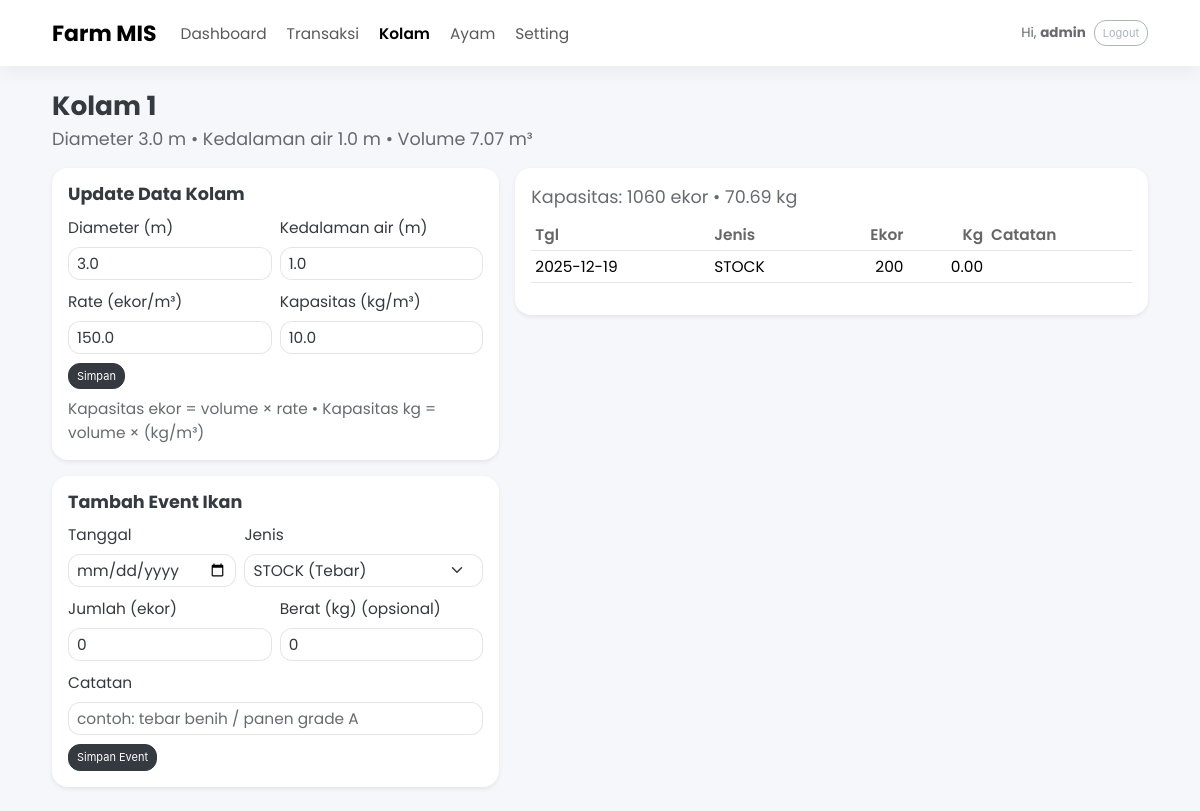
The app's page /ponds/1 (signed in) with its own data.
### app.py (models this page shows, shortened)
class User(UserMixin, db.Model):
    id = db.Column(db.Integer, primary_key=True)
    username = db.Column(db.String(80), unique=True, nullable=False)
    password_hash = db.Column(db.String(255), nullable=False)
    role = db.Column(db.String(20), default="admin")

class Pond(db.Model):
    id = db.Column(db.Integer, primary_key=True)
    name = db.Column(db.String(80), nullable=False)
    shape = db.Column(db.String(20), default="circular")  # circular
    diameter_m = db.Column(db.Float, default=3.0)
    water_depth_m = db.Column(db.Float, default=1.0)
    stocking_rate_fish_per_m3 = db.Column(db.Float, default=150.0)   # ekor / m³
    biomass_capacity_kg_per_m3 = db.Column(db.Float, default=10.0)   # kg / m³
    def volume_m3(self) -> float:
        r = (self.diameter_m or 0) / 2.0
        h = (self.water_depth_m or 0)
        return math.pi * (r ** 2) * h
    def capacity_fish_count(self) -> int:
        return int(round(self.volume_m3() * (self.stocking_rate_fish_per_m3 or 0)))
    def capacity_biomass_kg(self) -> float:
        return float(self.volume_m3() * (self.biomass_capacity_kg_per_m3 or 0))

class FishEvent(db.Model):
    id = db.Column(db.Integer, primary_key=True)
    pond_id = db.Column(db.Integer, db.ForeignKey("pond.id"), nullable=False)
    tgl = db.Column(db.Integer, nullable=False, default=lambda: int(date.today().strftime("%Y%m%d")))
    event_type = db.Column(db.String(12), nullable=False)
    count = db.Column(db.Integer, default=0)        # ekor
    weight_kg = db.Column(db.Float, default=0.0)    # kg (opsional)
    note = db.Column(db.String(200), default="")
    pond = db.relationship("Pond")
    @property
    def tgl_date(self) -> date:
        s = str(self.tgl)
        return date(int(s[0:4]), int(s[4:6]), int(s[6:8]))

### app.py (the view)
@app.get("/ponds/<int:pond_id>")
@login_required
def pond_detail(pond_id):
    p = db.session.get(Pond, pond_id)
    if not p:
        return "Not found", 404
    events = FishEvent.query.filter_by(pond_id=pond_id).order_by(FishEvent.tgl.desc(), FishEvent.id.desc()).all()
    return render_template("pond_detail.html", p=p, events=events)

### app.py (called while the page is built)
@login_manager.user_loader
def load_user(user_id):
    return db.session.get(User, int(user_id))

### templates/pond_detail.html (shortened to what this page needs)
{% extends "base.html" %}
{% block content %}
<h4 class="fw-bold mb-1">{{ p.name }}</h4>
<div class="text-muted mb-3">
  Diameter {{ p.diameter_m }} m • Kedalaman air {{ p.water_depth_m }} m • Volume {{ "%.2f"|format(p.volume_m3()) }} m³
</div>
<div class="row g-3">
  <div class="col-lg-5">
    <div class="card shadow-sm mb-3">
      <div class="card-body">
        <h6 class="fw-bold">Update Data Kolam</h6>
        <form class="row g-2" method="post" action="{{ url_for('pond_update', pond_id=p.id) }}">
          <div class="col-md-6">
            <label class="form-label small">Diameter (m)</label>
            <input name="diameter_m" class="form-control form-control-sm" value="{{ p.diameter_m }}">
          </div>
          <div class="col-md-6">
            <label class="form-label small">Kedalaman air (m)</label>
            <input name="water_depth_m" class="form-control form-control-sm" value="{{ p.water_depth_m }}">
          </div>
          <div class="col-md-6">
            <label class="form-label small">Rate (ekor/m³)</label>
            <input name="stocking_rate_fish_per_m3" class="form-control form-control-sm" value="{{ p.stocking_rate_fish_per_m3 }}">
          </div>
          <div class="col-md-6">
            <label class="form-label small">Kapasitas (kg/m³)</label>
            <input name="biomass_capacity_kg_per_m3" class="form-control form-control-sm" value="{{ p.biomass_capacity_kg_per_m3 }}">
          </div>
          <div class="col-12">
            <button class="btn btn-dark btn-sm">Simpan</button>
          </div>
          <div class="col-12 small text-muted">
            Kapasitas ekor = volume × rate • Kapasitas kg = volume × (kg/m³)
          </div>
        </form>
      </div>
    </div>
    <div class="card shadow-sm">
      <div class="card-body">
        <h6 class="fw-bold">Tambah Event Ikan</h6>
        <form class="row g-2" method="post" action="{{ url_for('pond_add_event', pond_id=p.id) }}">
          <div class="col-md-5">
            <label class="form-label small">Tanggal</label>
            <input type="date" name="tgl" class="form-control form-control-sm">
          </div>
          <div class="col-md-7">
            <label class="form-label small">Jenis</label>
            <select name="event_type" class="form-select form-select-sm">
              <option value="STOCK">STOCK (Tebar)</option>
            </select>
          </div>
          <div class="col-md-6">
            <label class="form-label small">Jumlah (ekor)</label>
            <input name="count" class="form-control form-control-sm" value="0">
          </div>
          <div class="col-md-6">
            <label class="form-label small">Berat (kg) (opsional)</label>
            <input name="weight_kg" class="form-control form-control-sm" value="0">
          </div>
          <div class="col-12">
            <label class="form-label small">Catatan</label>
            <input name="note" class="form-control form-control-sm" placeholder="contoh: tebar benih / panen grade A">
          </div>
          <div class="col-12">
            <button class="btn btn-dark btn-sm">Simpan Event</button>
          </div>
        </form>
      </div>
    </div>
  </div>
  <div class="col-lg-7">
    <div class="card shadow-sm">
      <div class="card-body">
        <div class="text-muted mb-2">
          Kapasitas: {{ p.capacity_fish_count() }} ekor • {{ "%.2f"|format(p.capacity_biomass_kg()) }} kg
        </div>
        <div class="table-responsive">
          <table class="table table-sm align-middle">
            <thead><tr><th>Tgl</th><th>Jenis</th><th class="text-end">Ekor</th><th class="text-end">Kg</th><th>Catatan</th></tr></thead>
            <tbody>
              {% for e in events %}
              <tr>
                <td>{{ e.tgl_date }}</td>
                <td>{{ e.event_type }}</td>
                <td class="text-end">{{ e.count }}</td>
                <td class="text-end">{{ "%.2f"|format(e.weight_kg) }}</td>
                <td class="text-muted">{{ e.note }}</td>
              </tr>
              {% endfor %}
            </tbody>
          </table>
        </div>
      </div>
    </div>
  </div>
</div>
{% endblock %}

### templates/base.html (shortened to what this page needs)
<!doctype html>
<html lang="id">
<head>
  <link rel="stylesheet"
        href="https://cdnjs.cloudflare.com/ajax/libs/bootswatch/5.3.8/litera/bootstrap.min.css">
</head>
<body>
  {% set ep = request.endpoint or "" %}
  {% if ep not in ["login", "login_post"] %}
  <nav class="navbar navbar-expand-lg bg-white">
    <div class="container-fluid wrap py-1">
      <a class="navbar-brand fw-bold" href="{{ url_for('dashboard') }}">Farm MIS</a>
      <div class="collapse navbar-collapse" id="navFarm">
        <ul class="navbar-nav me-auto gap-lg-1">
          <li class="nav-item"><a class="nav-link {% if ep=='dashboard' %}active fw-semibold{% endif %}" href="{{ url_for('dashboard') }}">Dashboard</a></li>
          <li class="nav-item"><a class="nav-link {% if ep=='transactions' %}active fw-semibold{% endif %}" href="{{ url_for('transactions') }}">Transaksi</a></li>
          <li class="nav-item"><a class="nav-link {% if ep in ['ponds','pond_detail'] %}active fw-semibold{% endif %}" href="{{ url_for('ponds') }}">Kolam</a></li>
          <li class="nav-item"><a class="nav-link {% if ep in ['flocks','flock_detail'] %}active fw-semibold{% endif %}" href="{{ url_for('flocks') }}">Ayam</a></li>
          <li class="nav-item"><a class="nav-link {% if ep=='settings' %}active fw-semibold{% endif %}" href="{{ url_for('settings') }}">Setting</a></li>
        </ul>
        <div class="d-flex align-items-center gap-2">
          {% if current_user.is_authenticated %}
            <span class="small text-muted">Hi, <b>{{ current_user.username }}</b></span>
            <a class="btn btn-outline-secondary btn-sm" href="{{ url_for('logout') }}">Logout</a>
          {% endif %}
        </div>
      </div>
    </div>
  </nav>
  {% endif %}
  <main class="container-fluid wrap py-4">
    {% block content %}{% endblock %}
  </main>
</body>
</html>

### templates/base.html (style rules this page uses)
:root { --radius: 16px; --shadow: 0 10px 24px rgba(0,0,0,.06); --page: 1120px; }
body { font-family: "Poppins", system-ui, -apple-system, Segoe UI, Roboto, Arial, sans-serif; background: #f6f7fb; }
.wrap { max-width: var(--page); margin: 0 auto; }
.navbar { box-shadow: 0 6px 18px rgba(0,0,0,.05); }
.card { border: 0; border-radius: var(--radius); box-shadow: var(--shadow); }
.btn, .form-control, .form-select { border-radius: 12px; }
.table thead th { color: rgba(0,0,0,.6); font-weight:600; }

### records on screen
User: username "admin"
Pond: name "Kolam 1", diameter_m "3.0", water_depth_m "1.0", volume_m3 "7.07", stocking_rate_fish_per_m3 "150.0", biomass_capacity_kg_per_m3 "10.0", capacity_fish_count "1060", capacity_biomass_kg "70.69"
FishEvent: tgl_date "2025-12-19", event_type "STOCK", count "200", weight_kg "0.00"
